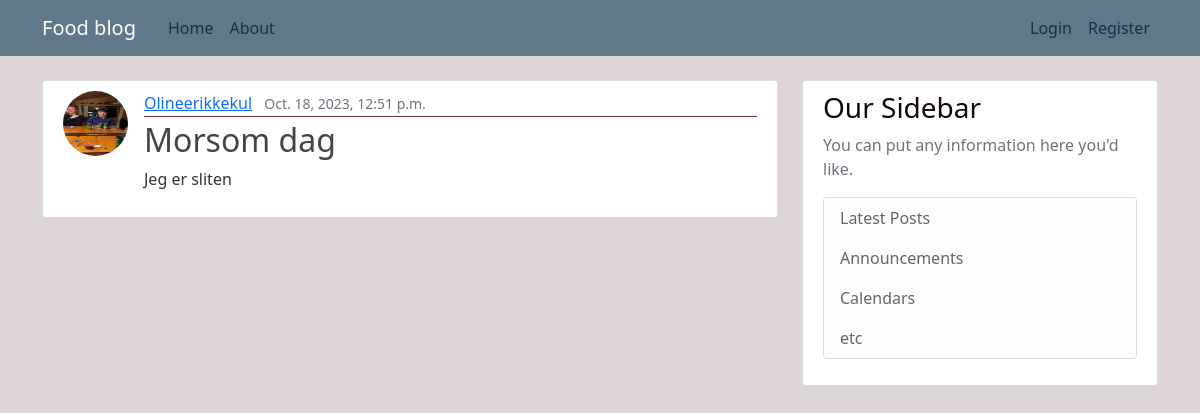
The app's page /post/18/ with its own data.
### blog/models.py (models this page shows, shortened)
class Post(models.Model):
    title=models.CharField(max_length=100)
    content=models.TextField()
    picture=models.ImageField(upload_to='post_pics',blank=True)
    created_at=models.DateTimeField(default=timezone.now)
    author=models.ForeignKey(User,on_delete=models.CASCADE)

### users/models.py (models this page shows, shortened)
class Profile(models.Model):
    user=models.OneToOneField(User,on_delete=models.CASCADE)
    image=models.ImageField(default='default.jpg',upload_to='profile_pics')

### blog/views.py (the view)
# urls.py: path('post/<int:pk>/',PostDetailView.as_view(),name='post-detail'),
class PostDetailView(DetailView):
    model=Post

### blog/templates/blog/post_detail.html (shortened to what this page needs)
{%extends "blog/base.html"%}
{%block content%}
    <article class="media content-section">
        <img class="rounded-circle article-img " src="{{ object.author.profile.image.url }}">
        <div class="media-body">
        <div class="article-metadata">
            <a class="mr-2" href="{% url 'user-posts' post.author.username %}">{{ post.author }}</a>
            <small class="text-muted">{{ object.created_at }}</small>
        </div>
        <h2 class="article-title"> {{object.title}}</h2>
        <p class="article-content">{{ object.content }}</p>
        </div>
    </article>
{%endblock content%}

### blog/static/blog/main.css (style rules this page uses)
body { background: #ded6d6; color: #333333; margin-top: 5rem; }
h1, h2, h3, h4, h5, h6 { color: #120808; }
.content-section { background: #ffffff; padding: 10px 20px; border: 1px solid #dddddd; border-radius: 3px; margin-bottom: 20px; }
.article-title { color: #444444; }
.article-content { white-space: pre-line; }
.article-img { height: 65px; width: 65px; margin-right: 16px; }
.article-metadata { padding-bottom: 1px; margin-bottom: 4px; border-bottom: 1px solid #7c3030 }

### records on screen
Post: author.profile.image (picture), author "Olineerikkekul", created_at "Oct. 18, 2023, 12:51 p.m.", title "Morsom dag", content "Jeg er sliten"
